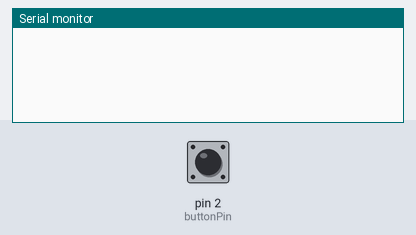
Bench run of a sketch on a simulated Arduino Uno, built with avr-gcc and run on an emulated ATmega328P. On the bench: the last lines printed to the serial monitor. The inputs (shaded band) are chosen by the test bench; at power-on: pin 2 (buttonPin) HIGH. No radio packets arrive unless stated.

Above: at 1.2 s.
1.3 s: pin 2 (buttonPin) pulled LOW for 0.15 s
At 1.7 s:
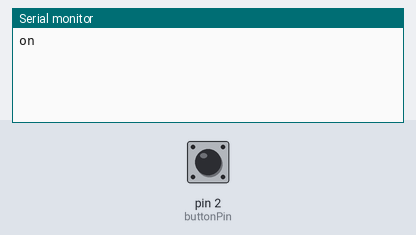
2.9 s: pin 2 (buttonPin) pulled LOW for 1 s
At 4.1 s:
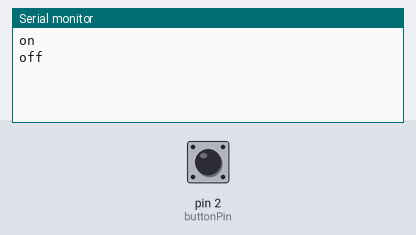

Measured:
- after the input at 1.3 s, the serial monitor: prints a new line at once (image 1)
- after the input at 2.9 s, the serial monitor: prints a new line at once (image 2)

The sketch:

rf_transmitter_actuator.ino
```cpp
#include <VirtualWire.h>  //본 스케치는 VirtualWire 라이브러리를 사용합니다.
#include <Bounce2.h>   //바운싱 현상을 방지하기 위해 이 라이브러리를 사용합니다.

int buttonPin = 2;            //버튼과 연결된 2번 핀
boolean oneTimeFlag = false;
Bounce bouncer = Bounce();

void setup() {
    pinMode(buttonPin, INPUT);
    digitalWrite(buttonPin, HIGH);
    bouncer.attach( buttonPin );
    bouncer.interval(5);

    vw_setup(2000);             //라이브러리 사용하기 위한 세팅 및 초기화
    vw_set_tx_pin(4);           //송신 핀 설정
    Serial.begin(9600);
}

void loop() {
    if ( bouncer.update() && bouncer.read() == LOW) {       //버튼이 눌리면
        if( oneTimeFlag == false) {                         //꺼진 상태라면
            Serial.println("on");
            sendMessage("1", "1");                          //명령 1 전송(on)
            oneTimeFlag = true;
        } else {                                            //켜저 있는 상태였다면
              Serial.println("off");
              sendMessage("1", "2");                        //명령 2전송(off)
              oneTimeFlag = false;
              }
    }
}

//메세지 송신 함수
void sendMessage(char* pinCode, char *data) {
    if (strlen(data) > 0) {           //data(command)가 있다면
        int msgSize = (strlen(data) + strlen(pinCode) + 1);  //송신 메세지의 전체 길이를 구하고
        char packetData[msgSize];                            //구한 길이를 바탕으로 메세지 저장할 문자배열변수 선언
        strcat(packetData, pinCode);                         //문자열 합치는 함수를 이용해 전송할 메세지 만듬
        strcat(packetData, ".");
        strcat(packetData, data);

        vw_send((uint8_t *)packetData, msgSize);             //메세지 전송
        vw_wait_tx();                                        //메세지 전송 완료시 까지 기다림
    }
}
```
